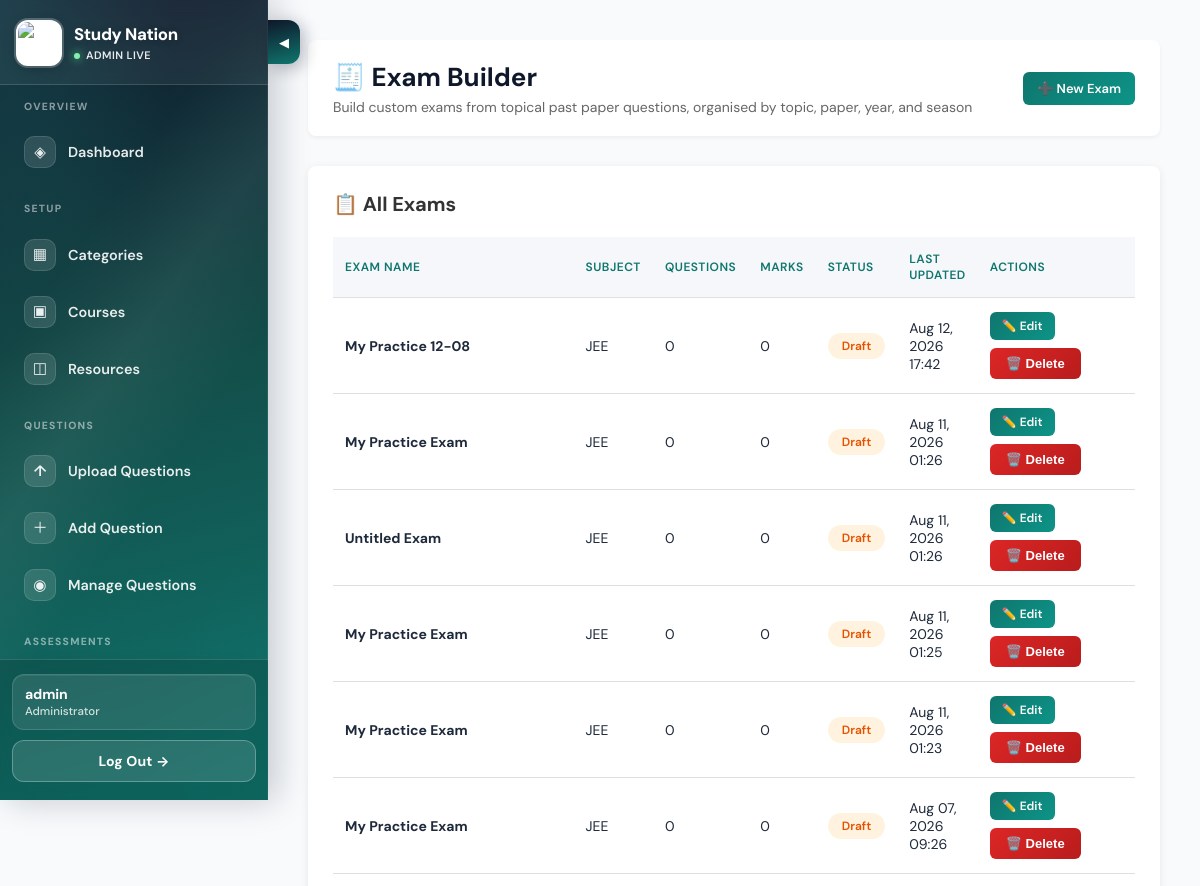
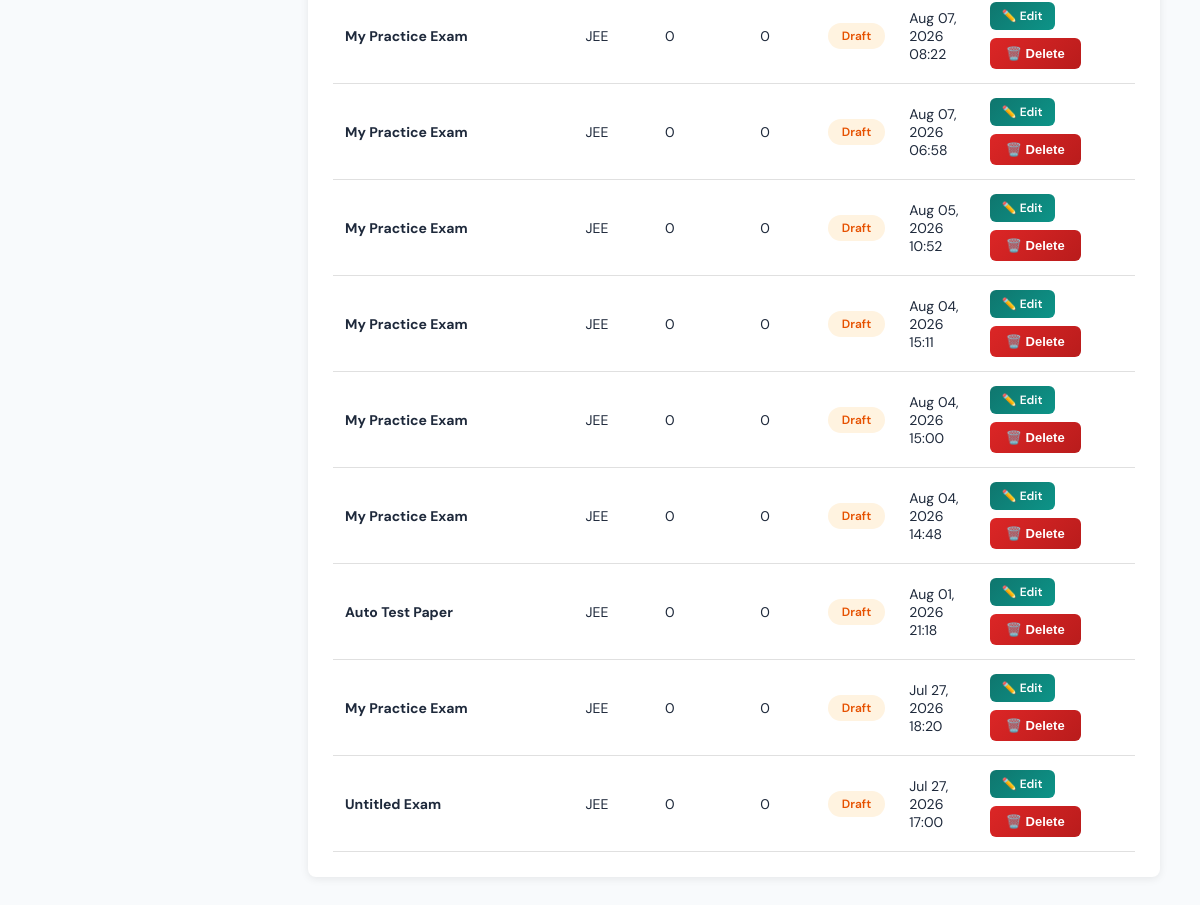
Page /admin-panel/exams/ (signed in) on the committed database (2 pictures, top to bottom).
### courses/models.py (models this page shows, shortened)
class Exam(models.Model):
    STATUS_CHOICES = [
        ("draft", "Draft"),
        ("finalized", "Finalized"),
    ]
    name = models.CharField(max_length=200, default="Untitled Exam")
    category = models.ForeignKey(
        CourseCategory,
        on_delete=models.SET_NULL,
        null=True,
        blank=True,
        related_name="exams",
        help_text="Curriculum / Subject this exam is built from",
    )
    created_by = models.ForeignKey(
        "auth.User", on_delete=models.SET_NULL, null=True, blank=True, related_name="exams"
    )
    status = models.CharField(max_length=20, choices=STATUS_CHOICES, default="draft")
    duration_minutes = models.IntegerField(
        default=60, help_text="Used for the built-in exam timer"
    )
    questions_per_page = models.IntegerField(
        default=1, help_text="How many questions to show per page in the exported PDF"
    )
    shuffle_questions = models.BooleanField(default=False)
    allow_calculator = models.BooleanField(
        default=False,
        help_text="If enabled, students can use the on-screen calculator during practice.",
    )
    questions = models.ManyToManyField(
        Question, through="ExamQuestion", related_name="exams"
    )
    created_at = models.DateTimeField(auto_now_add=True)
    updated_at = models.DateTimeField(auto_now=True)
    class Meta:
        ordering = ["-updated_at"]
    @property
    def total_marks(self):
        return sum(eq.question.marks for eq in self.exam_questions.select_related("question"))
    @property
    def question_count(self):
        return self.exam_questions.count()

class CourseCategory(models.Model):
    name = models.CharField(max_length=100, unique=True)
    description = models.TextField(blank=True)
    icon = models.CharField(max_length=50, default="book")
    created_at = models.DateTimeField(auto_now_add=True)
    class Meta:
        verbose_name_plural = "Course Categories"
        ordering = ["name"]

### admin_panel/views.py (the view)
# urls.py: path("exams/", views.manage_exams, name="manage_exams"),
@admin_required
def manage_exams(request):
    exams = Exam.objects.select_related("category", "created_by").all()
    return render(request, "admin_panel/manage_exams.html", {"exams": exams})

### admin_panel/views.py (called while the page is built)
def admin_required(view_func):
    @login_required(login_url="courses:student_login")
    @wraps(view_func)
    def wrapped_view(request, *args, **kwargs):
        if not hasattr(request.user, "admin_profile"):
            if request.user.is_superuser:
                AdminUser.objects.get_or_create(user=request.user)
            else:
                messages.error(request, "You do not have admin access")
                return redirect("courses:student_login")
        return view_func(request, *args, **kwargs)
    return wrapped_view

### admin_panel/templates/admin_panel/manage_exams.html (shortened to what this page needs)
<!DOCTYPE html>
<html lang="en">
  <head>
  </head>
  <body>
    {% include 'admin_panel/_partials/sidebar_slider.html' %}
    <div class="dashboard-wrapper">
{% include 'admin_panel/_partials/admin_sidebar.html' with active='manage_exams' %}
<main class="main-content">
        <div class="header">
          <div>
            <h1>🧾 Exam Builder</h1>
            <p style="color: #666; font-size: 14px; margin-top: 4px;">Build custom exams from topical past paper questions, organised by topic, paper, year, and season</p>
          </div>
          <div class="header-actions">
            <a href="{% url 'admin_panel:create_exam' %}" class="btn btn-primary btn-sm">➕ New Exam</a>
          </div>
        </div>
        <div class="content-section">
          <h2>📋 All Exams</h2>
          {% if exams %}
            <table class="upload-table">
              <thead>
                <tr>
                  <th style="width: 30%;">Exam Name</th>
                  <th>Subject</th>
                  <th>Questions</th>
                  <th>Marks</th>
                  <th>Status</th>
                  <th>Last Updated</th>
                  <th style="width: 180px;">Actions</th>
                </tr>
              </thead>
              <tbody>
                {% for exam in exams %}
                  <tr>
                    <td><strong>{{ exam.name }}</strong></td>
                    <td>{{ exam.category.name|default:'-' }}</td>
                    <td>{{ exam.question_count }}</td>
                    <td>{{ exam.total_marks }}</td>
                    <td><span class="status-badge status-{{ exam.status }}">{{ exam.get_status_display }}</span></td>
                    <td>{{ exam.updated_at|date:"M d, Y H:i" }}</td>
                    <td>
                      <div style="display: flex; gap: 8px; flex-wrap: wrap;">
                        <a href="{% url 'admin_panel:edit_exam' exam.id %}" class="btn btn-primary btn-sm" style="padding: 6px 12px; font-size: 12px;">✏️ Edit</a>
                        <form method="post" action="{% url 'admin_panel:delete_exam' exam.id %}" style="display:inline;" onsubmit="return confirm('Delete this exam? This cannot be undone.');">{% csrf_token %}<button type="submit" class="btn btn-danger">🗑️ Delete</button></form>
                      </div>
                    </td>
                  </tr>
                {% endfor %}
              </tbody>
            </table>
          {% else %}
            <div class="empty-state">
              <span class="icon">🧾</span>
              <h3 style="margin-bottom: 8px; color: #555;">No exams yet</h3>
              <p>Click "New Exam" above to build your first custom exam from topical past papers.</p>
            </div>
          {% endif %}
        </div>
      </main>
    </div>
  </body>
</html>

### admin_panel/templates/admin_panel/_partials/admin_sidebar.html (shortened to what this page needs)
<aside class="sidebar" id="adminSidebar" aria-label="Admin navigation">
  <div class="sidebar-header">
    <a class="sidebar-brand" href="{% url 'admin_panel:dashboard' %}">
      <img
        src="/media/study_nation_logo.jpeg"
        alt="Study Nation"
        class="sidebar-logo"
      />
      <div class="sidebar-brand-text">
        <strong>Study Nation</strong>
        <span>Admin live</span>
      </div>
    </a>
  </div>
  <nav class="sidebar-nav-wrap" aria-label="Main">
    <ul class="sidebar-nav">
      <li class="sidebar-section-label">Overview</li>
      <li>
        <a href="{% url 'admin_panel:dashboard' %}" class="{% if active == 'dashboard' %}active{% endif %}">
          <span class="nav-ico">◈</span> Dashboard
        </a>
      </li>
      <li class="sidebar-section-label">Setup</li>
      <li>
        <a href="{% url 'admin_panel:manage_categories' %}" class="{% if active == 'manage_categories' %}active{% endif %}">
          <span class="nav-ico">▦</span> Categories
        </a>
      </li>
      <li>
        <a href="{% url 'admin_panel:manage_courses' %}" class="{% if active == 'manage_courses' %}active{% endif %}">
          <span class="nav-ico">▣</span> Courses
        </a>
      </li>
      <li>
        <a href="{% url 'admin_panel:manage_resources' %}" class="{% if active == 'manage_resources' %}active{% endif %}">
          <span class="nav-ico">◫</span> Resources
        </a>
      </li>
      <li class="sidebar-section-label">Questions</li>
      <li>
        <a href="{% url 'admin_panel:csv_upload' %}" class="{% if active == 'csv_upload' %}active{% endif %}">
          <span class="nav-ico">↑</span> Upload Questions
        </a>
      </li>
      <li>
        <a href="{% url 'admin_panel:manual_question' %}" class="{% if active == 'manual_question' %}active{% endif %}">
          <span class="nav-ico">＋</span> Add Question
        </a>
      </li>
      <li>
        <a href="{% url 'admin_panel:manage_questions' %}" class="{% if active == 'manage_questions' %}active{% endif %}">
          <span class="nav-ico">◉</span> Manage Questions
        </a>
      </li>
      <li class="sidebar-section-label">Assessments</li>
    </ul>
  </nav>
  <div class="sidebar-footer">
    <div class="sidebar-user">
      <strong>
        {% if admin_user %}
          {{ admin_user.user.username }}
        {% elif user.is_authenticated %}
          {{ user.username }}
        {% else %}
          Admin
        {% endif %}
      </strong>
      <span>Administrator</span>
    </div>
    <a href="{% url 'admin_panel:logout' %}" class="logout-btn">Log Out →</a>
  </div>
</aside>

### admin_panel/templates/admin_panel/manage_exams.html (style rules this page uses)
* { margin: 0; padding: 0; box-sizing: border-box; }
body { font-family: 'Segoe UI', Tahoma, Geneva, Verdana, sans-serif; background: #f5f7fa; color: #333; }
.dashboard-wrapper { display: grid; grid-template-columns: 250px 1fr; min-height: 100vh; }
.sidebar { background: linear-gradient(165deg, #0f172a 0%, #134e4a 50%, #0f766e 100%); color: white; padding: 30px 0; position: fixed; height: 100vh; width: 250px; overflow-y: auto; box-shadow: 2px 0 10px rgba(0,0,0,0.1); }
.sidebar-header { padding: 0 20px 30px; border-bottom: 1px solid rgba(255,255,255,0.2); margin-bottom: 20px; }
.sidebar-nav { list-style: none; }
.sidebar-nav a { display: block; padding: 14px 20px; color: white; text-decoration: none; transition: all .3s ease; border-left: 3px solid transparent; }
.sidebar-footer { position: absolute; bottom: 20px; left: 0; right: 0; padding: 0 20px; border-top: 1px solid rgba(255,255,255,0.2); padding-top: 20px; }
.logout-btn { width: 100%; padding: 10px; background: rgba(255,255,255,0.2); color: white; border: 1px solid rgba(255,255,255,0.4); border-radius: 4px; cursor: pointer; text-decoration: none; display: block; text-align: center; font-size: 14px; }
.main-content { margin-left: 250px; padding: 40px; width: max-content; min-width: 900px; }
.header { display: flex; justify-content: space-between; align-items: center; margin-bottom: 30px; background: white; padding: 20px 25px; border-radius: 8px; box-shadow: 0 2px 4px rgba(0,0,0,0.05); }
.header h1 { font-size: 26px; color: #333; }
.header .header-actions { display: flex; gap: 10px; }
.content-section { background: white; padding: 25px; border-radius: 8px; box-shadow: 0 2px 8px rgba(0,0,0,0.08); margin-bottom: 30px; }
.content-section h2 { font-size: 20px; margin-bottom: 20px; color: #333; display: flex; align-items: center; gap: 8px; }
.btn { padding: 12px 24px; border: none; border-radius: 6px; font-size: 14px; font-weight: 600; cursor: pointer; text-decoration: none; display: inline-flex; align-items: center; justify-content: center; gap: 6px; transition: all .3s ease; }
.btn-primary { background: linear-gradient(165deg, #0f172a 0%, #134e4a 50%, #0f766e 100%); color: white; }
.btn-danger { background: linear-gradient(135deg, #dc2626 0%, #b91c1c 100%); color: white; padding: 8px 16px; font-size: 13px; }
.btn-sm { padding: 8px 14px; font-size: 13px; }
.upload-table { width: 100%; border-collapse: collapse; }
.upload-table th, .upload-table td { padding: 14px 12px; text-align: left; border-bottom: 1px solid #e0e0e0; font-size: 14px; vertical-align: middle; }
.upload-table th { background: #f5f7fa; font-weight: 600; color: #0f766e; text-transform: uppercase; font-size: 12px; letter-spacing: 0.5px; }
.status-badge { padding: 5px 14px; border-radius: 20px; font-size: 12px; font-weight: 600; display: inline-block; }
.status-draft { background: #fff3e0; color: #e65100; }

### rows in the picture
Exam: name "My Practice 12-08", category.name "JEE", question_count "0", total_marks "0", status "Draft", updated_at "Aug 12, 2026 17:42"
Exam: name "My Practice Exam", category.name "JEE", question_count "0", total_marks "0", status "Draft", updated_at "Aug 11, 2026 01:26"
Exam: name "Untitled Exam", category.name "JEE", question_count "0", total_marks "0", status "Draft", updated_at "Aug 11, 2026 01:26"
Exam: name "My Practice Exam", category.name "JEE", question_count "0", total_marks "0", status "Draft", updated_at "Aug 11, 2026 01:25"
Exam: name "My Practice Exam", category.name "JEE", question_count "0", total_marks "0", status "Draft", updated_at "Aug 11, 2026 01:23"
Exam: name "My Practice Exam", category.name "JEE", question_count "0", total_marks "0", status "Draft", updated_at "Aug 07, 2026 09:26"
Exam: name "My Practice Exam", category.name "JEE", question_count "0", total_marks "0", status "Draft", updated_at "Aug 07, 2026 08:22"
Exam: name "My Practice Exam", category.name "JEE", question_count "0", total_marks "0", status "Draft", updated_at "Aug 07, 2026 06:58"
Exam: name "My Practice Exam", category.name "JEE", question_count "0", total_marks "0", status "Draft", updated_at "Aug 05, 2026 10:52"
Exam: name "My Practice Exam", category.name "JEE", question_count "0", total_marks "0", status "Draft", updated_at "Aug 04, 2026 15:11"
Exam: name "My Practice Exam", category.name "JEE", question_count "0", total_marks "0", status "Draft", updated_at "Aug 04, 2026 15:00"
Exam: name "My Practice Exam", category.name "JEE", question_count "0", total_marks "0", status "Draft", updated_at "Aug 04, 2026 14:48"
Exam: name "Auto Test Paper", category.name "JEE", question_count "0", total_marks "0", status "Draft", updated_at "Aug 01, 2026 21:18"
Exam: name "My Practice Exam", category.name "JEE", question_count "0", total_marks "0", status "Draft", updated_at "Jul 27, 2026 18:20"
Exam: name "Untitled Exam", category.name "JEE", question_count "0", total_marks "0", status "Draft", updated_at "Jul 27, 2026 17:00"

### other values in the picture
{{ user.username }} "admin"
